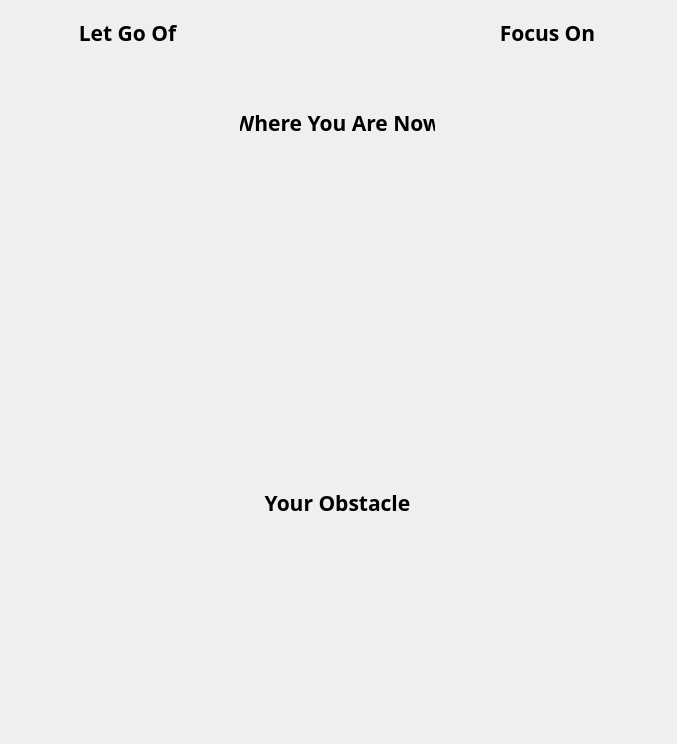
<?xml version="1.0" encoding="UTF-8"?>
<ui version="4.0">
 <class>FocusDecipher</class>
 <widget class="QWidget" name="FocusDecipher">
  <property name="geometry">
   <rect>
    <x>0</x>
    <y>0</y>
    <width>677</width>
    <height>744</height>
   </rect>
  </property>
  <property name="windowTitle">
   <string>Form</string>
  </property>
  <widget class="QLabel" name="focus_label">
   <property name="geometry">
    <rect>
     <x>450</x>
     <y>20</y>
     <width>195</width>
     <height>26</height>
    </rect>
   </property>
   <property name="font">
    <font>
     <family>Cormorant Infant SemiBold</family>
     <pointsize>16</pointsize>
     <bold>true</bold>
    </font>
   </property>
   <property name="layoutDirection">
    <enum>Qt::LeftToRight</enum>
   </property>
   <property name="text">
    <string>Focus On</string>
   </property>
   <property name="alignment">
    <set>Qt::AlignCenter</set>
   </property>
  </widget>
  <widget class="QLabel" name="obs_img">
   <property name="geometry">
    <rect>
     <x>180</x>
     <y>580</y>
     <width>315</width>
     <height>120</height>
    </rect>
   </property>
   <property name="autoFillBackground">
    <bool>true</bool>
   </property>
   <property name="text">
    <string/>
   </property>
  </widget>
  <widget class="QLabel" name="focus_img">
   <property name="geometry">
    <rect>
     <x>460</x>
     <y>110</y>
     <width>175</width>
     <height>260</height>
    </rect>
   </property>
   <property name="autoFillBackground">
    <bool>true</bool>
   </property>
   <property name="text">
    <string/>
   </property>
  </widget>
  <widget class="QLabel" name="letgo_label">
   <property name="geometry">
    <rect>
     <x>30</x>
     <y>20</y>
     <width>195</width>
     <height>26</height>
    </rect>
   </property>
   <property name="font">
    <font>
     <family>Cormorant Infant SemiBold</family>
     <pointsize>16</pointsize>
     <bold>true</bold>
    </font>
   </property>
   <property name="layoutDirection">
    <enum>Qt::LeftToRight</enum>
   </property>
   <property name="text">
    <string>Let Go Of</string>
   </property>
   <property name="alignment">
    <set>Qt::AlignCenter</set>
   </property>
  </widget>
  <widget class="QLabel" name="you_label">
   <property name="geometry">
    <rect>
     <x>240</x>
     <y>110</y>
     <width>195</width>
     <height>26</height>
    </rect>
   </property>
   <property name="font">
    <font>
     <family>Cormorant Infant SemiBold</family>
     <pointsize>16</pointsize>
     <bold>true</bold>
    </font>
   </property>
   <property name="layoutDirection">
    <enum>Qt::LeftToRight</enum>
   </property>
   <property name="text">
    <string>Where You Are Now</string>
   </property>
   <property name="alignment">
    <set>Qt::AlignCenter</set>
   </property>
  </widget>
  <widget class="QLabel" name="you_img">
   <property name="geometry">
    <rect>
     <x>250</x>
     <y>200</y>
     <width>175</width>
     <height>260</height>
    </rect>
   </property>
   <property name="autoFillBackground">
    <bool>true</bool>
   </property>
   <property name="text">
    <string/>
   </property>
  </widget>
  <widget class="QLabel" name="letgo_img">
   <property name="geometry">
    <rect>
     <x>40</x>
     <y>110</y>
     <width>175</width>
     <height>260</height>
    </rect>
   </property>
   <property name="autoFillBackground">
    <bool>true</bool>
   </property>
   <property name="text">
    <string/>
   </property>
  </widget>
  <widget class="QLabel" name="obs_label">
   <property name="geometry">
    <rect>
     <x>240</x>
     <y>490</y>
     <width>195</width>
     <height>26</height>
    </rect>
   </property>
   <property name="font">
    <font>
     <family>Cormorant Infant SemiBold</family>
     <pointsize>16</pointsize>
     <bold>true</bold>
    </font>
   </property>
   <property name="layoutDirection">
    <enum>Qt::LeftToRight</enum>
   </property>
   <property name="text">
    <string>Your Obstacle</string>
   </property>
   <property name="alignment">
    <set>Qt::AlignCenter</set>
   </property>
  </widget>
  <widget class="QLabel" name="letgo_title">
   <property name="geometry">
    <rect>
     <x>30</x>
     <y>60</y>
     <width>195</width>
     <height>26</height>
    </rect>
   </property>
   <property name="font">
    <font>
     <family>Cormorant Infant SemiBold</family>
     <pointsize>16</pointsize>
     <bold>true</bold>
    </font>
   </property>
   <property name="layoutDirection">
    <enum>Qt::LeftToRight</enum>
   </property>
   <property name="autoFillBackground">
    <bool>true</bool>
   </property>
   <property name="text">
    <string/>
   </property>
   <property name="alignment">
    <set>Qt::AlignCenter</set>
   </property>
  </widget>
  <widget class="QLabel" name="you_title">
   <property name="geometry">
    <rect>
     <x>240</x>
     <y>150</y>
     <width>195</width>
     <height>26</height>
    </rect>
   </property>
   <property name="font">
    <font>
     <family>Cormorant Infant SemiBold</family>
     <pointsize>16</pointsize>
     <bold>true</bold>
    </font>
   </property>
   <property name="layoutDirection">
    <enum>Qt::LeftToRight</enum>
   </property>
   <property name="autoFillBackground">
    <bool>true</bool>
   </property>
   <property name="text">
    <string/>
   </property>
   <property name="alignment">
    <set>Qt::AlignCenter</set>
   </property>
  </widget>
  <widget class="QLabel" name="focus_title">
   <property name="geometry">
    <rect>
     <x>450</x>
     <y>60</y>
     <width>195</width>
     <height>26</height>
    </rect>
   </property>
   <property name="font">
    <font>
     <family>Cormorant Infant SemiBold</family>
     <pointsize>16</pointsize>
     <bold>true</bold>
    </font>
   </property>
   <property name="layoutDirection">
    <enum>Qt::LeftToRight</enum>
   </property>
   <property name="autoFillBackground">
    <bool>true</bool>
   </property>
   <property name="text">
    <string/>
   </property>
   <property name="alignment">
    <set>Qt::AlignCenter</set>
   </property>
  </widget>
  <widget class="QLabel" name="you_title_2">
   <property name="geometry">
    <rect>
     <x>240</x>
     <y>530</y>
     <width>195</width>
     <height>26</height>
    </rect>
   </property>
   <property name="font">
    <font>
     <family>Cormorant Infant SemiBold</family>
     <pointsize>16</pointsize>
     <bold>true</bold>
    </font>
   </property>
   <property name="layoutDirection">
    <enum>Qt::LeftToRight</enum>
   </property>
   <property name="autoFillBackground">
    <bool>true</bool>
   </property>
   <property name="text">
    <string/>
   </property>
   <property name="alignment">
    <set>Qt::AlignCenter</set>
   </property>
  </widget>
 </widget>
 <resources/>
 <connections/>
</ui>
